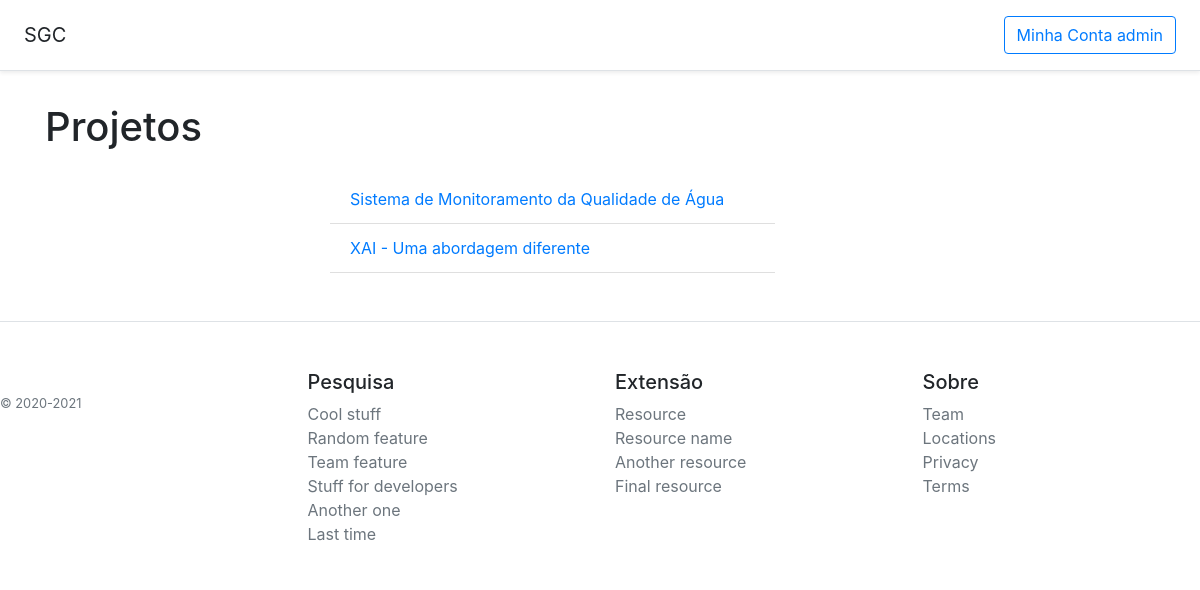
The app's page /projeto/ (signed in) with its own data.
### projeto/models.py (models this page shows, shortened)
class Projeto(models.Model):
    titulo = models.CharField(max_length=50)
    descricao = models.CharField(max_length=500, verbose_name="descrição")
    inicio = models.DateField(verbose_name="início")
    fim = models.DateField(blank=True)
    aprovado = models.BooleanField(default=False, verbose_name="Está institucionalizado?")
    coordenador = models.ForeignKey(Professor, on_delete=models.PROTECT)

### projeto/views.py (the view)
# urls.py: path('', views.listar, name='listar'), #projeto/
def listar(request):
    projetos = Projeto.objects.all()
    context = {'projetos': projetos}
    return render(request, 'projeto/list.html', context)

### templates/projeto/list.html (shortened to what this page needs)
{% extends 'base.html' %}
{% block content %}
<div class="py-3 text-left">
	<h1>Projetos</h1>
</div>
<div class="row">
    <div class="col-md-5 order-md-2">
        {% if projetos %}
        <ul class="list-group list-group-flush">
            {% for projeto in projetos %}
                <li class="list-group-item"><a href="/projeto/exibir/{{ projeto.pk }}">{{ projeto.titulo }} </a></li>
            {% endfor %}
    </div>
	<div class="col-md-3 order-md-1">
    </div>
</div>
{% endif %}
{% endblock %}

### templates/base.html (shortened to what this page needs)
<!DOCTYPE html>
{% load static %}
<html lang="pt-br">
	<head>
		<link rel="stylesheet" href="https://cdn.jsdelivr.net/npm/bootstrap@4.6.0/dist/css/bootstrap.min.css">
	</head>
	<body >
		<div class="d-flex flex-column flex-md-row align-items-center p-3 px-md-4 mb-3 bg-white border-bottom shadow-sm">
			<h5 class="my-0 mr-md-auto font-weight-normal">SGC</h5>
			{% if not user.is_authenticated %}
				<a class="btn btn-outline-primary" href="#">Acessar</a>
			{% else %}
				<a class="btn btn-outline-primary" href="#"> Minha Conta {{ user.username }} </a>
			{% endif %}
		</div>
		<div class="container">
            {% block content %}
            {% endblock %}
		</div>
		<footer class="pt-4 my-md-5 pt-md-5 border-top">
				<div class="row">
				  <div class="col-12 col-md">
					<small class="d-block mb-3 text-muted">&copy; 2020-2021</small>
				  </div>
				  <div class="col-6 col-md">
					<h5>Pesquisa</h5>
					<ul class="list-unstyled text-small">
					  <li><a class="text-muted" href="#">Cool stuff</a></li>
					  <li><a class="text-muted" href="#">Random feature</a></li>
					  <li><a class="text-muted" href="#">Team feature</a></li>
					  <li><a class="text-muted" href="#">Stuff for developers</a></li>
					  <li><a class="text-muted" href="#">Another one</a></li>
					  <li><a class="text-muted" href="#">Last time</a></li>
					</ul>
				  </div>
				  <div class="col-6 col-md">
					<h5>Extensão</h5>
					<ul class="list-unstyled text-small">
					  <li><a class="text-muted" href="#">Resource</a></li>
					  <li><a class="text-muted" href="#">Resource name</a></li>
					  <li><a class="text-muted" href="#">Another resource</a></li>
					  <li><a class="text-muted" href="#">Final resource</a></li>
					</ul>
				  </div>
				  <div class="col-6 col-md">
					<h5>Sobre</h5>
					<ul class="list-unstyled text-small">
					  <li><a class="text-muted" href="#">Team</a></li>
					  <li><a class="text-muted" href="#">Locations</a></li>
					  <li><a class="text-muted" href="#">Privacy</a></li>
					  <li><a class="text-muted" href="#">Terms</a></li>
					</ul>
				  </div>
				</div>
		</footer>
	</body>
</html>

### records on screen
Projeto: titulo "Sistema de Monitoramento da Qualidade de Água"
Projeto: titulo "XAI - Uma abordagem diferente"

### other values on screen
{{ user.username }} "admin"
